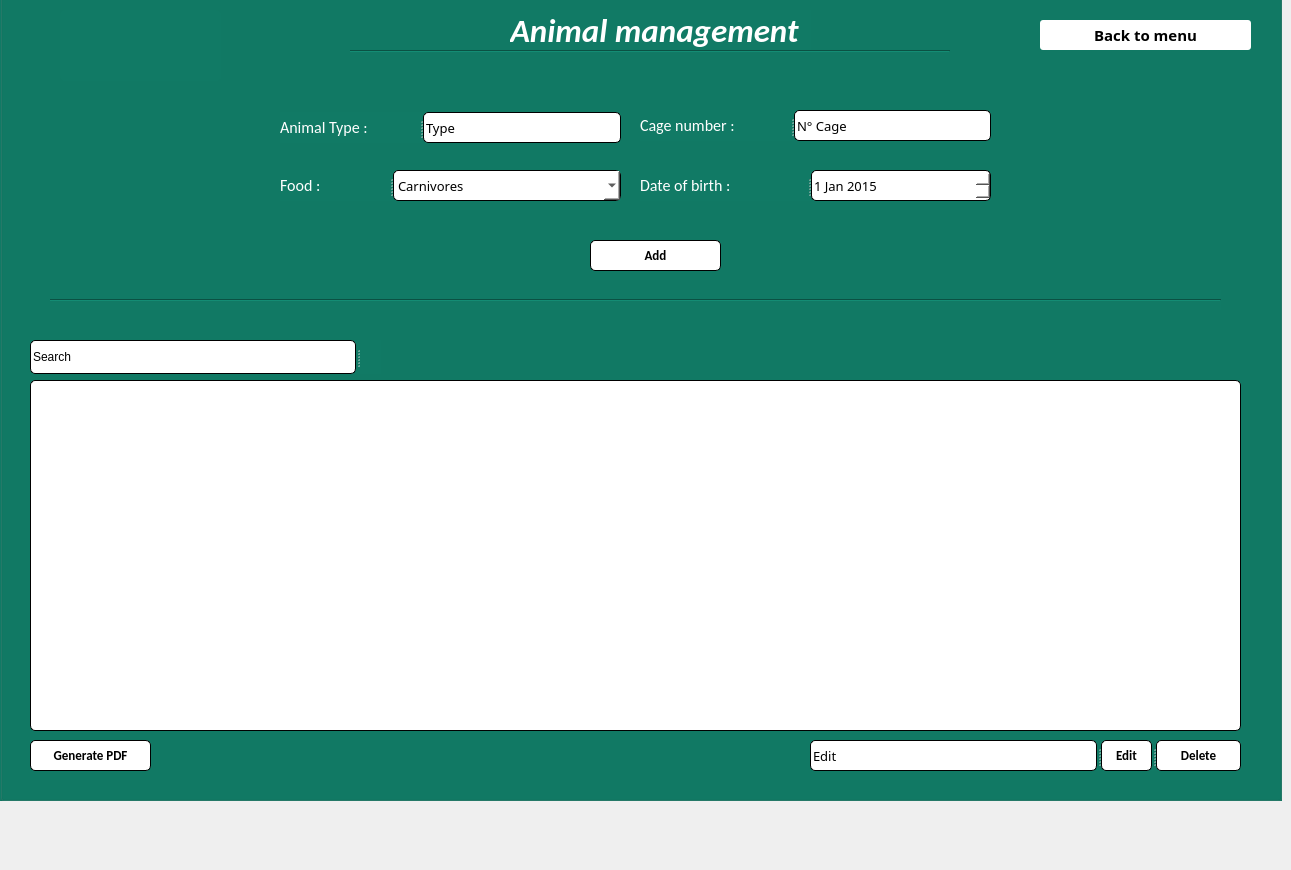
      <widget class="QWidget" name="tab_animuax">
       <attribute name="title">
        <string>Gestion des animaux</string>
       </attribute>
       <widget class="QGroupBox" name="groupBox">
        <property name="geometry">
         <rect>
          <x>0</x>
          <y>-60</y>
          <width>1282</width>
          <height>861</height>
         </rect>
        </property>
        <property name="styleSheet">
         <string notr="true">background-color: rgb(17, 122, 101);
</string>
        </property>
        <property name="title">
         <string/>
        </property>
        <widget class="QPushButton" name="Ajout_Button">
         <property name="geometry">
          <rect>
           <x>590</x>
           <y>300</y>
           <width>131</width>
           <height>31</height>
          </rect>
         </property>
         <property name="font">
          <font>
           <family>Calibri</family>
           <pointsize>10</pointsize>
           <weight>75</weight>
           <bold>true</bold>
          </font>
         </property>
         <property name="toolTip">
          <string>&lt;property name=&quot;icon&quot;&gt;
          &lt;iconset resource=&quot;ressources.qrc&quot;&gt;
           &lt;normaloff&gt;:/ressources/pdf.png&lt;/normaloff&gt;:/ressources/pdf.png&lt;/iconset&gt;
         &lt;/property&gt;</string>
         </property>
         <property name="whatsThis">
          <string>&lt;html&gt;&lt;head/&gt;&lt;body&gt;&lt;p&gt;&lt;img src=&quot;:/ressources/+.png&quot;/&gt;Ajouter&lt;/p&gt;&lt;/body&gt;&lt;/html&gt;</string>
         </property>
         <property name="styleSheet">
          <string notr="true">background-color: rgb(255, 255, 255);
border: 1px solid black;
border-radius: 5px;</string>
         </property>
         <property name="text">
          <string>Add</string>
         </property>
         <property name="icon">
          <iconset resource="ressources.qrc">
           <normaloff>:/ressources/+.png</normaloff>:/ressources/+.png</iconset>
         </property>
         <property name="iconSize">
          <size>
           <width>20</width>
           <height>20</height>
          </size>
         </property>
        </widget>
        <widget class="QLabel" name="label_6">
         <property name="geometry">
          <rect>
           <x>510</x>
           <y>70</y>
           <width>301</width>
           <height>41</height>
          </rect>
         </property>
         <property name="font">
          <font>
           <family>Calibri</family>
           <pointsize>25</pointsize>
           <weight>75</weight>
           <italic>true</italic>
           <bold>true</bold>
          </font>
         </property>
         <property name="styleSheet">
          <string notr="true">color: rgb(255, 255, 255);</string>
         </property>
         <property name="text">
          <string>Animal management</string>
         </property>
        </widget>
        <widget class="QSplitter" name="splitter_4">
         <property name="geometry">
          <rect>
           <x>10</x>
           <y>20</y>
           <width>1261</width>
           <height>20</height>
          </rect>
         </property>
         <property name="sizePolicy">
          <sizepolicy hsizetype="Expanding" vsizetype="Expanding">
           <horstretch>3</horstretch>
           <verstretch>0</verstretch>
          </sizepolicy>
         </property>
         <property name="orientation">
          <enum>Qt::Horizontal</enum>
         </property>
        </widget>
        <widget class="QTableView" name="tab_animaux">
         <property name="geometry">
          <rect>
           <x>30</x>
           <y>440</y>
           <width>1211</width>
           <height>351</height>
          </rect>
         </property>
         <property name="styleSheet">
          <string notr="true">background-color: rgb(255, 255, 255);
border: 1px solid black;
border-radius: 5px;</string>
         </property>
        </widget>
        <widget class="QSplitter" name="splitter_5">
         <property name="geometry">
          <rect>
           <x>810</x>
           <y>800</y>
           <width>431</width>
           <height>31</height>
          </rect>
         </property>
         <property name="orientation">
          <enum>Qt::Horizontal</enum>
         </property>
         <widget class="QLineEdit" name="Modify">
          <property name="font">
           <font>
            <family>Calibri Light</family>
            <pointsize>10</pointsize>
           </font>
          </property>
          <property name="styleSheet">
           <string notr="true">background-color: rgb(255, 255, 255);
border: 1px solid black;
border-radius: 5px;</string>
          </property>
          <property name="text">
           <string>Edit</string>
          </property>
         </widget>
         <widget class="QSplitter" name="splitter_6">
          <property name="orientation">
           <enum>Qt::Horizontal</enum>
          </property>
          <widget class="QPushButton" name="Edit_Button">
           <property name="font">
            <font>
             <family>Calibri</family>
             <pointsize>10</pointsize>
             <weight>75</weight>
             <bold>true</bold>
            </font>
           </property>
           <property name="styleSheet">
            <string notr="true">background-color: rgb(255, 255, 255);
border: 1px solid black;
border-radius: 5px;
</string>
           </property>
           <property name="text">
            <string>Edit</string>
           </property>
           <property name="icon">
            <iconset resource="ressources.qrc">
             <normaloff>:/ressources/mise à jour.png</normaloff>:/ressources/mise à jour.png</iconset>
           </property>
           <property name="iconSize">
            <size>
             <width>20</width>
             <height>20</height>
            </size>
           </property>
          </widget>
          <widget class="QPushButton" name="Del_Button">
           <property name="font">
            <font>
             <family>Calibri</family>
             <pointsize>10</pointsize>
             <weight>75</weight>
             <bold>true</bold>
            </font>
           </property>
           <property name="styleSheet">
            <string notr="true">background-color: rgb(255, 255, 255);
border: 1px solid black;
border-radius: 5px;</string>
           </property>
           <property name="text">
            <string>Delete</string>
           </property>
           <property name="icon">
            <iconset resource="ressources.qrc">
             <normaloff>:/ressources/-.png</normaloff>:/ressources/-.png</iconset>
           </property>
           <property name="iconSize">
            <size>
             <width>20</width>
             <height>20</height>
            </size>
           </property>
          </widget>
         </widget>
        </widget>
        <widget class="QPushButton" name="Genpdf">
         <property name="geometry">
          <rect>
           <x>30</x>
           <y>800</y>
           <width>121</width>
           <height>31</height>
          </rect>
         </property>
         <property name="font">
          <font>
           <family>Calibri</family>
           <pointsize>10</pointsize>
           <weight>75</weight>
           <bold>true</bold>
          </font>
         </property>
         <property name="styleSheet">
          <string notr="true">background-color: rgb(255, 255, 255);
border: 1px solid black;
border-radius: 5px;
</string>
         </property>
         <property name="text">
          <string>Generate PDF</string>
         </property>
         <property name="icon">
          <iconset resource="ressources.qrc">
           <normaloff>:/ressources/pdf.png</normaloff>:/ressources/pdf.png</iconset>
         </property>
         <property name="iconSize">
          <size>
           <width>30</width>
           <height>30</height>
          </size>
         </property>
        </widget>
        <widget class="QPushButton" name="pushButton_Retour_A">
         <property name="geometry">
          <rect>
           <x>1040</x>
           <y>80</y>
           <width>211</width>
           <height>30</height>
          </rect>
         </property>
         <property name="font">
          <font>
           <family>Calibri Light</family>
           <pointsize>11</pointsize>
           <weight>75</weight>
           <bold>true</bold>
          </font>
         </property>
         <property name="cursor">
          <cursorShape>PointingHandCursor</cursorShape>
         </property>
         <property name="styleSheet">
          <string notr="true">background-color: rgb(255, 255, 255);
border-radius: 3px;
</string>
         </property>
         <property name="text">
          <string>Back to menu</string>
         </property>
         <property name="icon">
          <iconset resource="ressources.qrc">
           <normaloff>:/ressources/retour.png</normaloff>:/ressources/retour.png</iconset>
         </property>
         <property name="iconSize">
          <size>
           <width>20</width>
           <height>20</height>
          </size>
         </property>
         <property name="flat">
          <bool>false</bool>
         </property>
        </widget>
        <widget class="Line" name="line1_2">
         <property name="geometry">
          <rect>
           <x>350</x>
           <y>110</y>
           <width>600</width>
           <height>3</height>
          </rect>
         </property>
         <property name="orientation">
          <enum>Qt::Horizontal</enum>
         </property>
        </widget>
        <widget class="QLabel" name="logo_V_2">
         <property name="geometry">
          <rect>
           <x>60</x>
           <y>70</y>
           <width>161</width>
           <height>71</height>
          </rect>
         </property>
         <property name="styleSheet">
          <string notr="true">
border-radius: 5px;</string>
         </property>
         <property name="text">
          <string/>
         </property>
         <property name="pixmap">
          <pixmap resource="ressources.qrc">:/ressources/logo_App.png</pixmap>
         </property>
        </widget>
        <widget class="QSplitter" name="splitter_3">
         <property name="geometry">
          <rect>
           <x>280</x>
           <y>230</y>
           <width>341</width>
           <height>31</height>
          </rect>
         </property>
         <property name="orientation">
          <enum>Qt::Horizontal</enum>
         </property>
         <widget class="QLabel" name="label_9">
          <property name="font">
           <font>
            <family>Calibri</family>
            <pointsize>12</pointsize>
            <weight>50</weight>
            <bold>false</bold>
           </font>
          </property>
          <property name="styleSheet">
           <string notr="true">color: rgb(255, 255, 255);</string>
          </property>
          <property name="text">
           <string>Food :</string>
          </property>
         </widget>
         <widget class="QComboBox" name="Nourriture">
          <property name="font">
           <font>
            <family>Calibri Light</family>
            <pointsize>10</pointsize>
           </font>
          </property>
          <property name="styleSheet">
           <string notr="true">background-color: rgb(255, 255, 255);
border: 1px solid black;
border-radius: 5px;</string>
          </property>
          <item>
           <property name="text">
            <string>Carnivores</string>
           </property>
          </item>
          <item>
           <property name="text">
            <string>Herbivores</string>
           </property>
          </item>
          <item>
           <property name="text">
            <string>Omnivores</string>
           </property>
          </item>
         </widget>
        </widget>
        <widget class="QSplitter" name="splitter_10">
         <property name="geometry">
          <rect>
           <x>640</x>
           <y>170</y>
           <width>351</width>
           <height>31</height>
          </rect>
         </property>
         <property name="orientation">
          <enum>Qt::Horizontal</enum>
         </property>
         <widget class="QLabel" name="label_8">
          <property name="font">
           <font>
            <family>Calibri</family>
            <pointsize>12</pointsize>
            <weight>50</weight>
            <bold>false</bold>
           </font>
          </property>
          <property name="styleSheet">
           <string notr="true">color: rgb(255, 255, 255);</string>
          </property>
          <property name="text">
           <string>Cage number :</string>
          </property>
         </widget>
         <widget class="QLineEdit" name="NumCage">
          <property name="font">
           <font>
            <family>Calibri Light</family>
            <pointsize>10</pointsize>
           </font>
          </property>
          <property name="styleSheet">
           <string notr="true">background-color: rgb(255, 255, 255);
border: 1px solid black;
border-radius: 5px;
</string>
          </property>
          <property name="text">
           <string>N° Cage</string>
          </property>
         </widget>
        </widget>
        <widget class="QSplitter" name="splitter_2">
         <property name="geometry">
          <rect>
           <x>640</x>
           <y>230</y>
           <width>351</width>
           <height>31</height>
          </rect>
         </property>
         <property name="orientation">
          <enum>Qt::Horizontal</enum>
         </property>
         <widget class="QLabel" name="label_7">
          <property name="font">
           <font>
            <family>Calibri</family>
            <pointsize>12</pointsize>
            <weight>50</weight>
            <bold>false</bold>
           </font>
          </property>
          <property name="styleSheet">
           <string notr="true">color: rgb(255, 255, 255);</string>
          </property>
          <property name="text">
           <string>Date of birth :</string>
          </property>
         </widget>
         <widget class="QDateEdit" name="Date">
          <property name="font">
           <font>
            <family>Calibri Light</family>
            <pointsize>10</pointsize>
           </font>
          </property>
          <property name="styleSheet">
           <string notr="true">background-color: rgb(255, 255, 255);
border: 1px solid black;
border-radius: 5px;
</string>
          </property>
          <property name="dateTime">
           <datetime>
            <hour>0</hour>
            <minute>0</minute>
            <second>0</second>
            <year>2015</year>
            <month>1</month>
            <day>1</day>
           </datetime>
          </property>
         </widget>
        </widget>
        <widget class="QSplitter" name="splitter_11">
         <property name="geometry">
          <rect>
           <x>280</x>
           <y>172</y>
           <width>341</width>
           <height>31</height>
          </rect>
         </property>
         <property name="orientation">
          <enum>Qt::Horizontal</enum>
         </property>
         <widget class="QLabel" name="label_10">
          <property name="font">
           <font>
            <family>Calibri</family>
            <pointsize>12</pointsize>
            <weight>50</weight>
            <bold>false</bold>
           </font>
          </property>
          <property name="styleSheet">
           <string notr="true">color: rgb(255, 255, 255);</string>
          </property>
          <property name="text">
           <string>Animal Type :</string>
          </property>
         </widget>
         <widget class="QLineEdit" name="TypeAnimal">
          <property name="font">
           <font>
            <family>Calibri Light</family>
            <pointsize>10</pointsize>
           </font>
          </property>
          <property name="styleSheet">
           <string notr="true">background-color: rgb(255, 255, 255);
border: 1px solid black;
border-radius: 5px;
</string>
          </property>
          <property name="text">
           <string>Type</string>
          </property>
         </widget>
        </widget>
        <widget class="Line" name="line_2_V_2">
         <property name="geometry">
          <rect>
           <x>50</x>
           <y>350</y>
           <width>1171</width>
           <height>20</height>
          </rect>
         </property>
         <property name="orientation">
          <enum>Qt::Horizontal</enum>
         </property>
        </widget>
        <widget class="QSplitter" name="splitter_12">
         <property name="geometry">
          <rect>
           <x>30</x>
           <y>400</y>
           <width>351</width>
           <height>34</height>
          </rect>
         </property>
         <property name="orientation">
          <enum>Qt::Horizontal</enum>
         </property>
         <widget class="QLineEdit" name="Rech">
          <property name="styleSheet">
           <string notr="true">background-color: rgb(255, 255, 255);
border: 1px solid black;
border-radius: 5px;</string>
          </property>
          <property name="text">
           <string>Search</string>
          </property>
         </widget>
         <widget class="QLabel" name="label_3">
          <property name="styleSheet">
           <string notr="true">background-color: rgba(240, 240, 240, 0);</string>
          </property>
          <property name="text">
           <string/>
          </property>
          <property name="pixmap">
           <pixmap resource="ressources.qrc">:/ressources/recherchePetit.png</pixmap>
          </property>
         </widget>
        </widget>
        <zorder>splitter_12</zorder>
        <zorder>label_6</zorder>
        <zorder>splitter_4</zorder>
        <zorder>tab_animaux</zorder>
        <zorder>splitter_5</zorder>
        <zorder>Genpdf</zorder>
        <zorder>pushButton_Retour_A</zorder>
        <zorder>line1_2</zorder>
        <zorder>logo_V_2</zorder>
        <zorder>splitter_3</zorder>
        <zorder>splitter_10</zorder>
        <zorder>splitter_2</zorder>
        <zorder>splitter_11</zorder>
        <zorder>Ajout_Button</zorder>
        <zorder>line_2_V_2</zorder>
       </widget>
      </widget>
